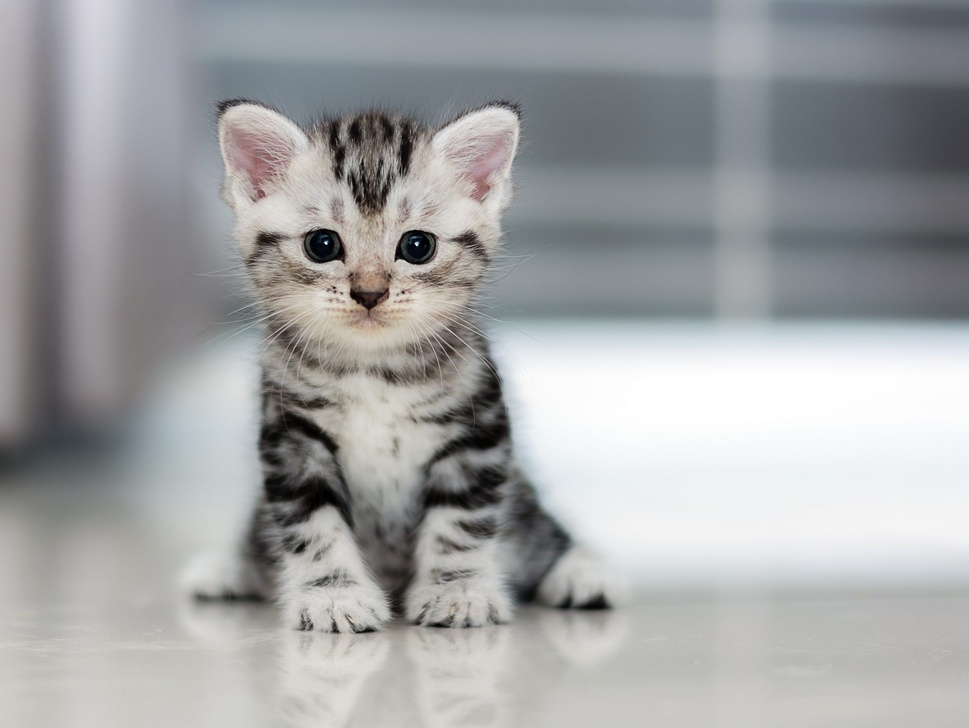
#> input picture cat.jpg, 969 x 728 px, shrunk from 2560 x 1922 before the run
$ python main.py
#> lines starting #> are read from the running program, lines starting #| are printed output that depends on the picture
# author: Rahim Hakimov (ramhakimov@niuitmo.ru)
__author__ = "Rahim Hakimov"
__email__ = "ramhakimov@niuitmo.ru"

import cv2  # importing cv2 library

image_name = input("Image name: ")  # input of image name
#> the answer given: cat.jpg

image = cv2.imread(image_name)  # reading the image
#> image is the input picture: shape (728, 969, 3); mean B, G, R 164.8, 163.8, 162.4

gray_image = cv2.cvtColor(image, cv2.COLOR_BGR2GRAY)  # creating the GRAY version of our image

blurred_image = 255 - cv2.GaussianBlur(255 - gray_image, (21, 21), 0)  # blurring the inversion of GRAY image
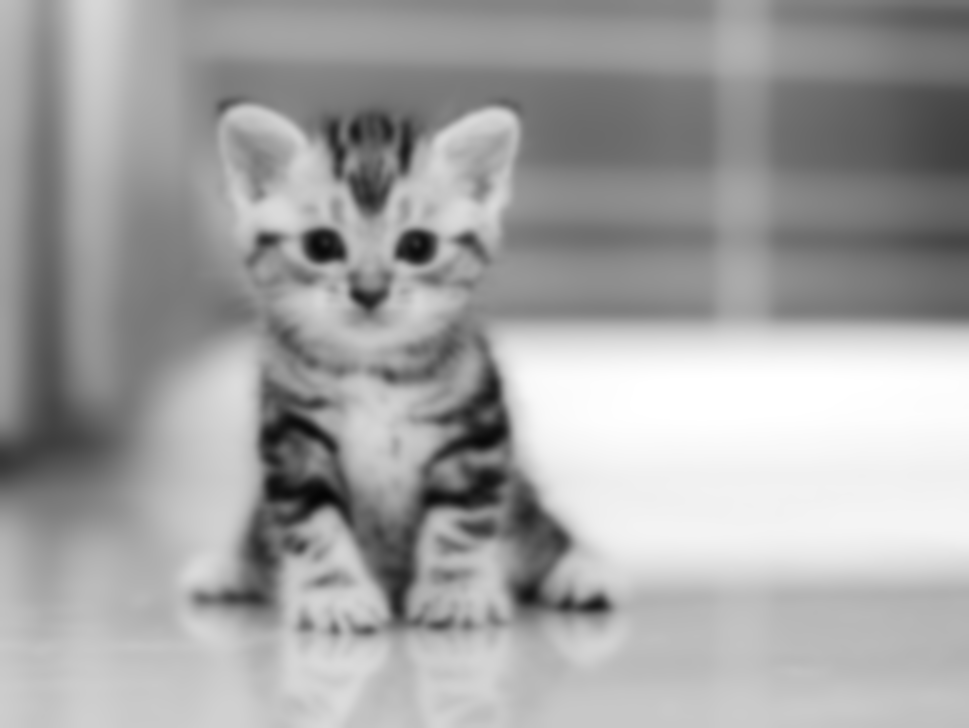
#> blurred_image: shape (728, 969); min 5, max 255, mean 163.5

pencil_sketch_image = cv2.divide(gray_image, blurred_image, scale=256.0)  # creating the PENCIL SKETCH of our image
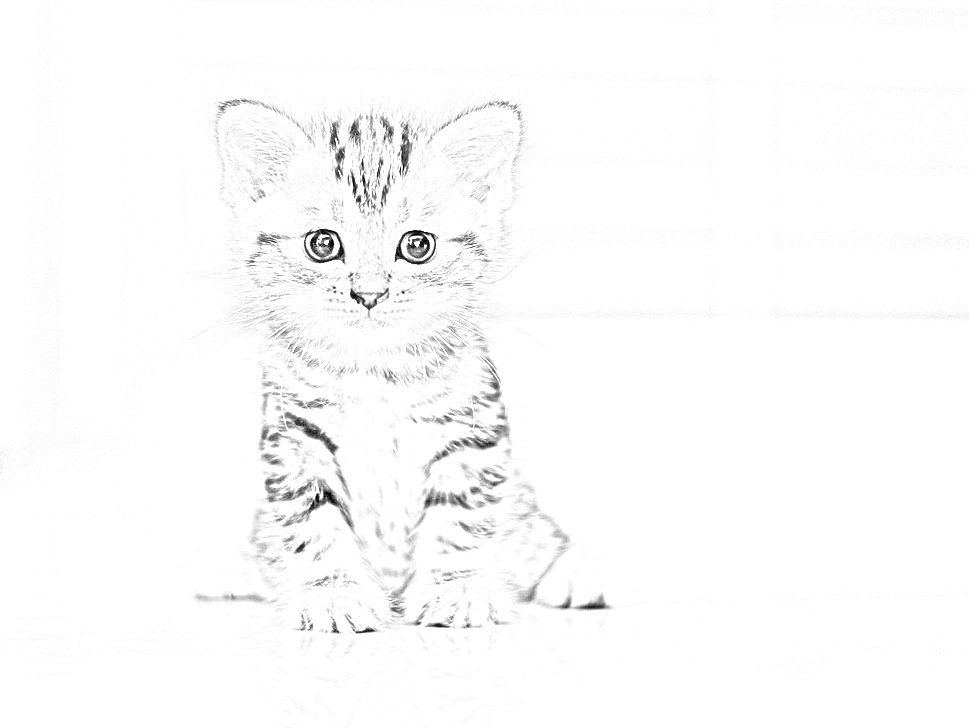
#> pencil_sketch_image: shape (728, 969); min 0, max 255, mean 251.3

cv2.imwrite("pencil_sketch_" + image_name,
            pencil_sketch_image)  # write the result to file named "pencil_sketch_"+image_name
